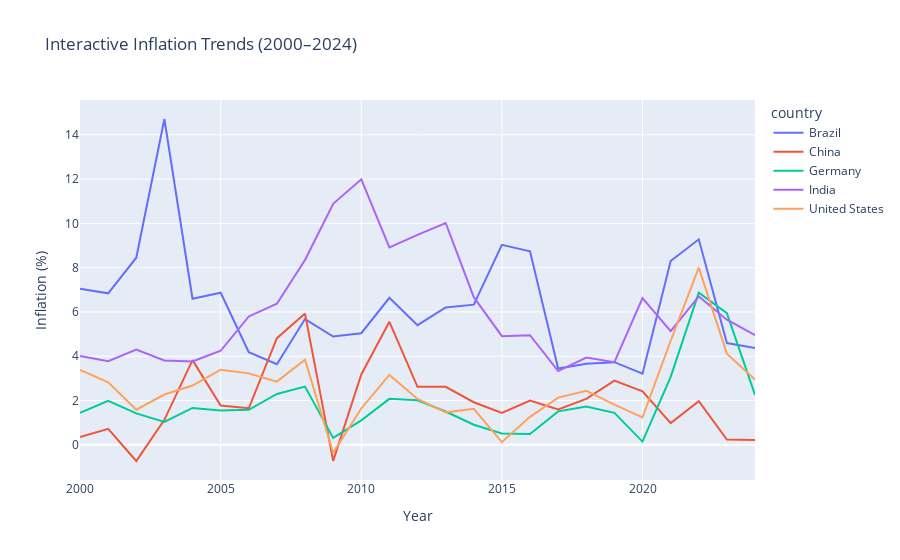
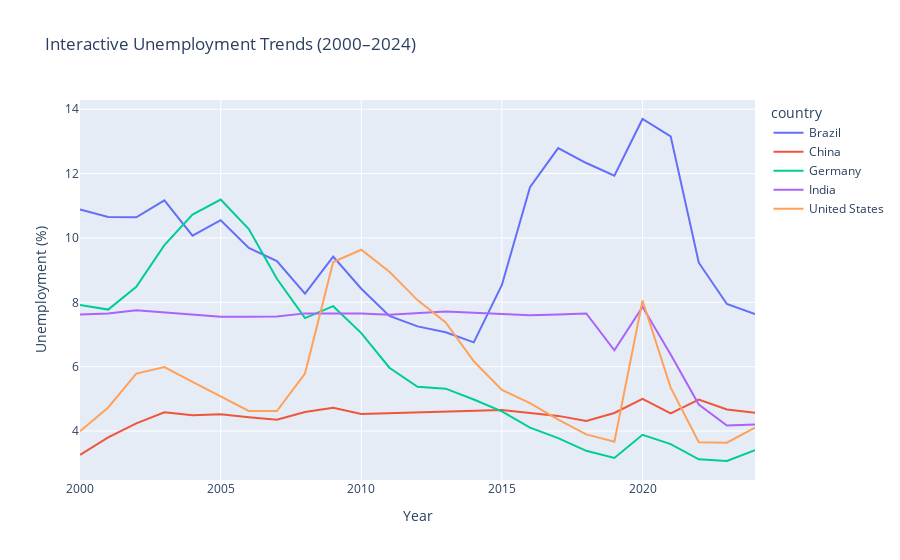
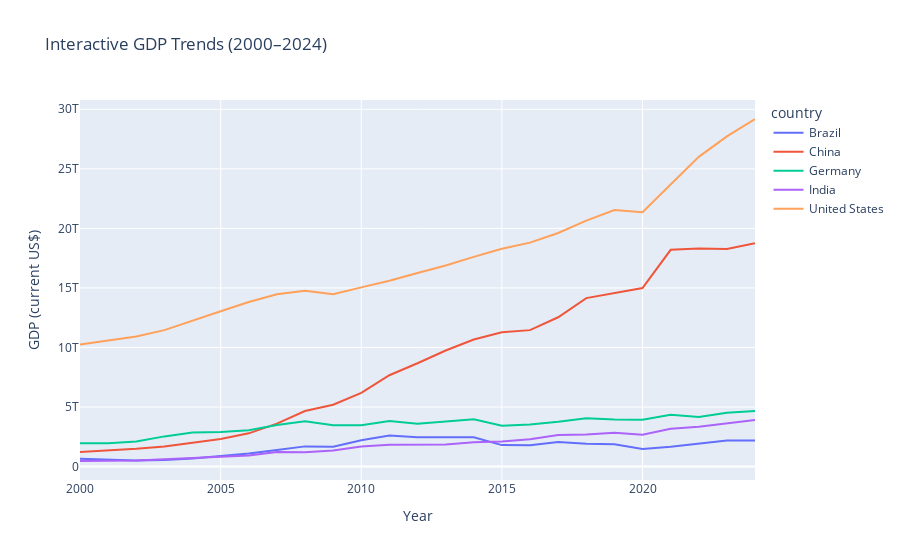

Notebook code cell kept with these figures, in order:
### Code cell
# --- Imports ---
import wbdata
import pandas as pd
import datetime
import matplotlib.pyplot as plt
import seaborn as sns
import plotly.express as px

# --- Settings ---
sns.set(style="whitegrid")
pd.set_option("display.max_columns", None)

countries = ["US", "DE", "IN", "CN", "BR"]  # USA, Germany, India, China, Brazil

# --- Indicators ---
indicators = {
    "FP.CPI.TOTL.ZG": "Inflation (%)",      # Inflation, consumer prices
    "SL.UEM.TOTL.ZS": "Unemployment (%)",   # Unemployment
    "NY.GDP.MKTP.CD": "GDP (current US$)"   # GDP
}

# --- Time range ---
start_date = datetime.datetime(2000, 1, 1)
end_date = datetime.datetime(2024, 1, 1)

# -----------------------------
# Fetch data from World Bank
# -----------------------------
print("Downloading data from World Bank...")
data = wbdata.get_dataframe(indicators, country=countries, date=(start_date, end_date))

# --- Clean and sort ---
data = data.reset_index(drop=False)               # Move country/date from index to columns
data = data.rename(columns={'date': 'Year'})      # Rename column
data = data.sort_values(["country", "Year"])      # Sort rows
data = data.reset_index(drop=True)                # Reset row numbers
data["Year"] = pd.to_datetime(data["Year"], format="%Y")  # Convert Year to datetime

print("Data sample:")
print(data.head())

# -----------------------------
# Static Visualization
# ----------------------------

# Check available countries in the data
available_countries = data['country'].unique()
print("Available countries:", available_countries)

# --- Inflation Plot ---
plt.figure(figsize=(7,4))
for c in available_countries:  # automatically loops over all available countries
    subset = data[data['country'] == c]
    if not subset.empty:       # only plot if subset has data
        plt.plot(subset['Year'], subset['Inflation (%)'], label=c)
plt.title("Inflation Trends (2000–2024)")
plt.xlabel("Year")
plt.ylabel("Inflation (%)")
plt.legend()
plt.show()

# --- Unemployment Plot ---
plt.figure(figsize=(7,4))
for c in available_countries:
    subset = data[data['country'] == c]
    if not subset.empty:
        plt.plot(subset['Year'], subset['Unemployment (%)'], label=c)
plt.title("Unemployment Trends (2000–2024)")
plt.xlabel("Year")
plt.ylabel("Unemployment (%)")
plt.legend()
plt.show()

# --- GDP Plot ---
plt.figure(figsize=(7,4))
for c in available_countries:
    subset = data[data['country'] == c]
    if not subset.empty:
        plt.plot(subset['Year'], subset['GDP (current US$)'], label=c)
plt.title("GDP Trends (2000–2024)")
plt.xlabel("Year")
plt.ylabel("GDP (US$)")
plt.legend()
plt.show()

# -----------------------------
# Correlation Analysis
# -----------------------------
corr_data = data[["Inflation (%)", "Unemployment (%)", "GDP (current US$)"]]
corr_matrix = corr_data.corr()
print("Correlation matrix:")
print(corr_matrix)

plt.figure(figsize=(6,5))
sns.heatmap(corr_matrix, annot=True, cmap="coolwarm", fmt=".2f")
plt.title("Correlation Heatmap: Inflation, Unemployment, GDP")
plt.show()

# -----------------------------
# Interactive Plots with Plotly
# -----------------------------
fig = px.line(data, x="Year", y="Inflation (%)", color="country", title="Interactive Inflation Trends (2000–2024)")
fig.show()

fig = px.line(data, x="Year", y="Unemployment (%)", color="country", title="Interactive Unemployment Trends (2000–2024)")
fig.show()

fig = px.line(data, x="Year", y="GDP (current US$)", color="country", title="Interactive GDP Trends (2000–2024)")
fig.show()

# -----------------------------
# Save cleaned data and correlation matrix
# -----------------------------
data.to_csv("macro_data_portfolio.csv", index=False)
corr_matrix.to_csv("macro_correlation_matrix.csv")
print("Cleaned data saved to 'macro_data_portfolio.csv'")
print("Correlation matrix saved to 'macro_correlation_matrix.csv'")
